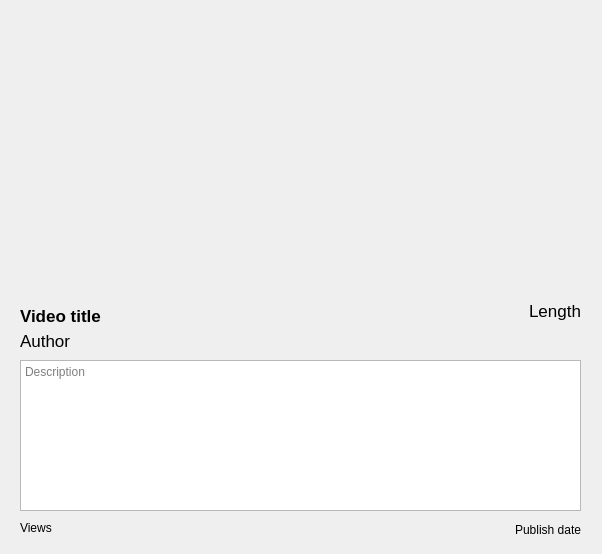
<?xml version="1.0" encoding="UTF-8"?>
<ui version="4.0">
 <class>VideoInfoDialog</class>
 <widget class="QDialog" name="VideoInfoDialog">
  <property name="windowModality">
   <enum>Qt::WindowModal</enum>
  </property>
  <property name="geometry">
   <rect>
    <x>0</x>
    <y>0</y>
    <width>602</width>
    <height>554</height>
   </rect>
  </property>
  <property name="minimumSize">
   <size>
    <width>602</width>
    <height>554</height>
   </size>
  </property>
  <property name="maximumSize">
   <size>
    <width>602</width>
    <height>554</height>
   </size>
  </property>
  <property name="contextMenuPolicy">
   <enum>Qt::NoContextMenu</enum>
  </property>
  <property name="windowTitle">
   <string>Video information</string>
  </property>
  <property name="locale">
   <locale language="English" country="Germany"/>
  </property>
  <property name="modal">
   <bool>true</bool>
  </property>
  <widget class="QLabel" name="lbl_title">
   <property name="geometry">
    <rect>
     <x>20</x>
     <y>300</y>
     <width>561</width>
     <height>31</height>
    </rect>
   </property>
   <property name="font">
    <font>
     <pointsize>13</pointsize>
     <bold>true</bold>
    </font>
   </property>
   <property name="text">
    <string>Video title</string>
   </property>
  </widget>
  <widget class="QLabel" name="lbl_author">
   <property name="geometry">
    <rect>
     <x>20</x>
     <y>330</y>
     <width>331</width>
     <height>21</height>
    </rect>
   </property>
   <property name="font">
    <font>
     <pointsize>13</pointsize>
    </font>
   </property>
   <property name="text">
    <string>Author</string>
   </property>
  </widget>
  <widget class="QTextBrowser" name="textBrowser_description">
   <property name="geometry">
    <rect>
     <x>20</x>
     <y>360</y>
     <width>561</width>
     <height>151</height>
    </rect>
   </property>
   <property name="html">
    <string notr="true">&lt;!DOCTYPE HTML PUBLIC &quot;-//W3C//DTD HTML 4.0//EN&quot; &quot;http://www.w3.org/TR/REC-html40/strict.dtd&quot;&gt;
&lt;html&gt;&lt;head&gt;&lt;meta name=&quot;qrichtext&quot; content=&quot;1&quot; /&gt;&lt;meta charset=&quot;utf-8&quot; /&gt;&lt;style type=&quot;text/css&quot;&gt;
p, li { white-space: pre-wrap; }
&lt;/style&gt;&lt;/head&gt;&lt;body style=&quot; font-family:'.AppleSystemUIFont'; font-size:13pt; font-weight:400; font-style:normal;&quot;&gt;
&lt;p style=&quot;-qt-paragraph-type:empty; margin-top:0px; margin-bottom:0px; margin-left:0px; margin-right:0px; -qt-block-indent:0; text-indent:0px;&quot;&gt;&lt;br /&gt;&lt;/p&gt;&lt;/body&gt;&lt;/html&gt;</string>
   </property>
   <property name="placeholderText">
    <string>Description</string>
   </property>
   <property name="openExternalLinks">
    <bool>true</bool>
   </property>
  </widget>
  <widget class="QLabel" name="lbl_views">
   <property name="geometry">
    <rect>
     <x>20</x>
     <y>520</y>
     <width>261</width>
     <height>16</height>
    </rect>
   </property>
   <property name="text">
    <string>Views</string>
   </property>
  </widget>
  <widget class="QLabel" name="lbl_length">
   <property name="geometry">
    <rect>
     <x>450</x>
     <y>300</y>
     <width>131</width>
     <height>21</height>
    </rect>
   </property>
   <property name="font">
    <font>
     <pointsize>13</pointsize>
     <bold>false</bold>
    </font>
   </property>
   <property name="text">
    <string>Length</string>
   </property>
   <property name="alignment">
    <set>Qt::AlignRight|Qt::AlignTrailing|Qt::AlignVCenter</set>
   </property>
   <property name="textInteractionFlags">
    <set>Qt::NoTextInteraction</set>
   </property>
  </widget>
  <widget class="QLabel" name="lbl_publish_date">
   <property name="geometry">
    <rect>
     <x>390</x>
     <y>520</y>
     <width>191</width>
     <height>20</height>
    </rect>
   </property>
   <property name="text">
    <string>Publish date</string>
   </property>
   <property name="alignment">
    <set>Qt::AlignRight|Qt::AlignTrailing|Qt::AlignVCenter</set>
   </property>
  </widget>
  <widget class="QLabel" name="lbl_thumbnail">
   <property name="geometry">
    <rect>
     <x>20</x>
     <y>10</y>
     <width>561</width>
     <height>291</height>
    </rect>
   </property>
   <property name="text">
    <string notr="true"/>
   </property>
   <property name="scaledContents">
    <bool>true</bool>
   </property>
   <property name="openExternalLinks">
    <bool>false</bool>
   </property>
   <property name="textInteractionFlags">
    <set>Qt::NoTextInteraction</set>
   </property>
  </widget>
  <zorder>lbl_thumbnail</zorder>
  <zorder>lbl_title</zorder>
  <zorder>lbl_author</zorder>
  <zorder>textBrowser_description</zorder>
  <zorder>lbl_views</zorder>
  <zorder>lbl_length</zorder>
  <zorder>lbl_publish_date</zorder>
 </widget>
 <resources/>
 <connections/>
</ui>
